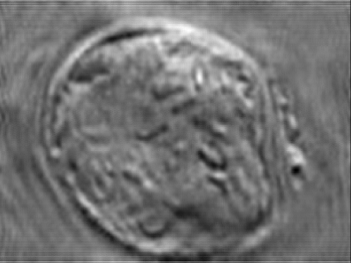
#> input picture final/test2.png, 351 x 263 px
$ python test.py
#> lines starting #> are read from the running program, lines starting #| are printed output that depends on the picture
import cv2
import numpy as np
from matplotlib import pyplot as plt
import math

img = cv2.imread('test2.png',cv2.IMREAD_GRAYSCALE)
#> img is the input picture: shape (263, 351); min 1, max 254, mean 113.4
dft = cv2.dft(np.float32(img), flags=cv2.DFT_COMPLEX_OUTPUT)  # 将空间域转换为频率域
dft_shift = np.fft.fftshift(dft)  # 将低频部分移动到图像中心


img2 = cv2.imread('img.jpg',cv2.IMREAD_GRAYSCALE)
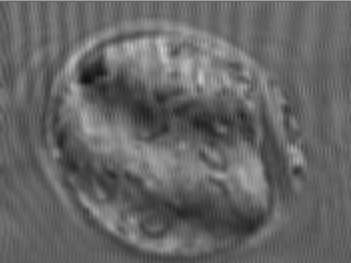
#> input picture final/img.jpg, 351 x 263 px
#> img2 is the input picture: shape (263, 351); min 14, max 204, mean 101.6
dft2 = cv2.dft(np.float32(img2), flags=cv2.DFT_COMPLEX_OUTPUT)  # 将空间域转换为频率域
dft_shift2 = np.fft.fftshift(dft2)  # 将低频部分移动到图像中心

f = cv2.magnitude(dft_shift[:, :, 0], dft_shift[:, :, 1])
f2 = cv2.magnitude(dft_shift2[:, :, 0], dft_shift2[:, :, 1])

plt.figure()
plt.subplot(121),plt.imshow(20*np.log(f+1),cmap='gray')
plt.subplot(122),plt.imshow(20*np.log(f2+1),cmap='gray')
plt.show()
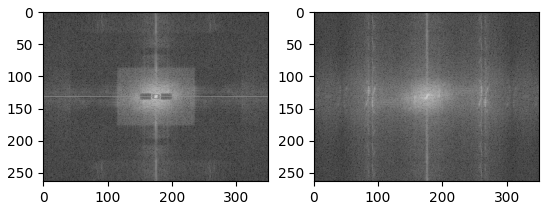
#> figure drawn by matplotlib, 2 panels
